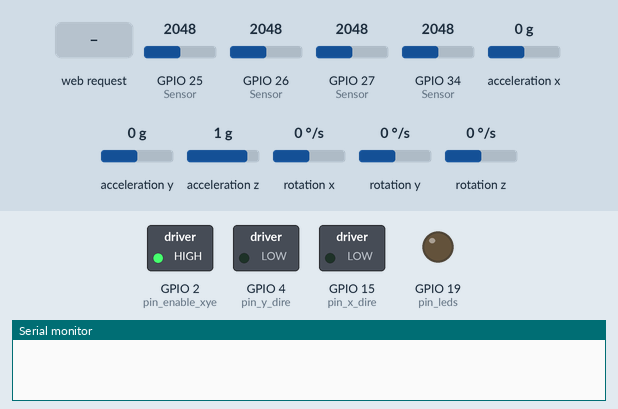
A sketch run on a simulated ESP32. On the bench: switched loads named in the sketch (green lamp = pin HIGH), output pins drawn as LEDs (lit = HIGH), the last lines printed to the serial monitor. Wiring (inferred from the names in the program): MPU-6050 motion sensor at I2C address 0x68. The test bench sets the inputs (shaded band); at power-on: GPIO 25 (Sensor) = 2048, GPIO 26 (Sensor) = 2048, GPIO 27 (Sensor) = 2048, GPIO 34 (Sensor) = 2048, acceleration x 0 g, acceleration y 0 g, acceleration z 1 g, rotation x 0 °/s, rotation y 0 °/s, rotation z 0 °/s. Pins used as bus, display or sensor lines are not drawn.

Above: at 3.0 s.
3.1 s: HTTP request GET /adelante received
At 4.3 s:
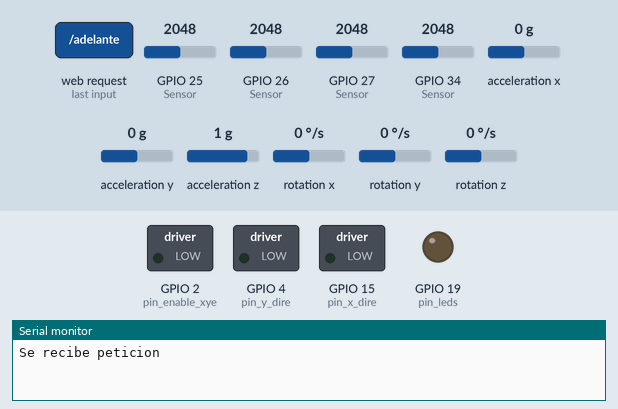
4.7 s: HTTP request GET /atras received
At 5.5 s:
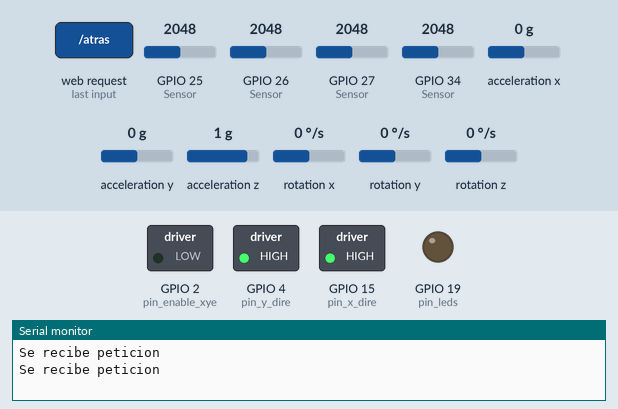
6.3 s: HTTP request GET /izquierda received
At 7.6 s:
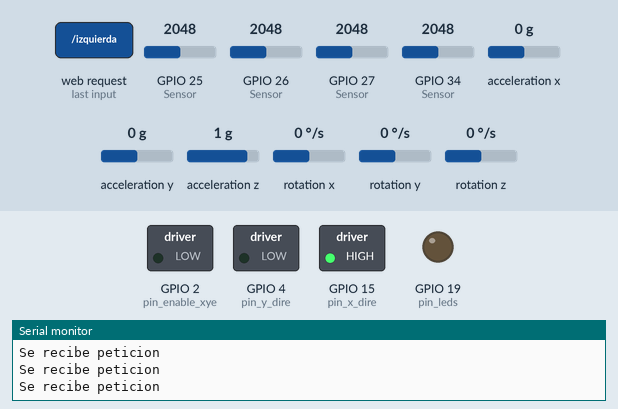
7.9 s: HTTP request GET /derecha received
At 8.3 s:
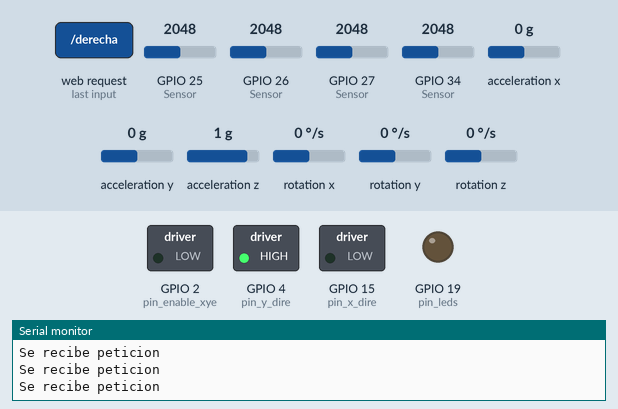
Timing chart, 0 to 24.0 s (numbered marks = the images above; inputs shaded):
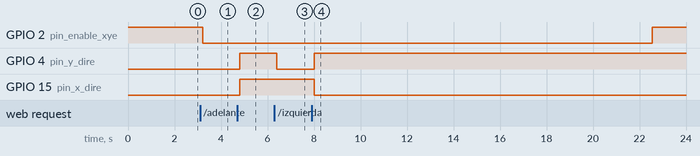

The sketch:

robotlimpiafondos.ino
```cpp
/**
  ******************************************************************************
  * @file    robotlimpiafondos.ino
  * @author  Turman Dreams
  * @brief   El firmware del robot limpiafondos
  ******************************************************************************
  * Empiezo a dar una descripción más detallada sin entrar en algoritmos
  * @attention
  * Es importante que sepas qué significa el anillo de leds NeoPixel
  *
  * Crea un servidor web con el que te comunicas con el dispotivo para realizar "acciones"
  * Se necesita un micro tope tocho tope fundente para poder darle matraca al código y que funcione
  ******************************************************************************
  */

#include <WiFi.h>
#include <Wire.h>
#include <Adafruit_NeoPixel.h>

#define pin_leds  19 // On Trinket or Gemma, suggest changing this to 1
#define numpixels  5 // Popular NeoPixel ring size

// TODO: explicar qué estás construyendo en este RAII
Adafruit_NeoPixel pixels(numpixels, pin_leds, NEO_GRB + NEO_KHZ800);

#define MPU 0x68

// TODO: Falta documentar, magic numbers, magic variables
int16_t ax = 0;
int16_t ay = 0;
int16_t az = 0;
int16_t gx = 0;
int16_t gy = 0;
int16_t gz = 0;

// Este es el valor de la temperatura (del agua, imagino) para poder saber de qué manera tenemos que proceder (imagino) con los motores del robot (imagino, again!)
int16_t temp = 0;

// Esta es la diferencia de tiempos. Es utilizada para el cálculo de X cosa que aún no tengo muy claro, pero que iré escudriñando conforme lea más abajo
int16_t dt = 0;

// Asumo, creo, espero, deseo que esto sea el tiempo previo utilizado para el cálculo de la diferencia de tiempos.
int16_t tiempo_prev = 0;


float girosc_ang_x; /*!< TODO: Me faltas tú para documentarte */
float girosc_ang_y; /*!< TODO: Me faltas tú para documentarte */
float girosc_ang_x_prev; /*!< TODO: Me faltas tú para documentarte */
float girosc_ang_y_prev; /*!< TODO: Me faltas tú para documentarte */

// :TODO: MOVER este montón de defines
#define pin_enable_xye 2


#define pin_x_dire 15
#define pin_x_step 13
#define pin_y_dire 4
#define pin_y_step 16

// TODO: Sería estupendosio y maravillosio decir por qué nos interesa (si usas wifi, está claro), pero no lo sabe quien ha leído hasta aquí sin haber tocado en su vida, jaja saludos, la librería wifi.h
const char* ssid = "robotlimpiafondos";
const char* password = "robotlimpiafondos";

// ¿Creando un servidor web? ¿POR QUÉ? ¿Y por qué en el 80?
// Se va a crear un servidor que http, por eso se usa el puerto 80
WiFiServer server(80);
WiFiClient client;


// Es una posición xD De una patata, de un pimiento, de un robot limpiapiscinas, de turman jugando con el codiguito... Posición xD
int posicion = 0;

// Igual que la posición, el ángulo del tomate, del pimiento, de turman, de... xD
int angulo = 0;

// TODO RISKY: No usar variables con una única letra
int i = 0;

// El ruido del giroscopio en el eje Z
int gzruido = 0;

// TODO RISKY: No usar variables con una única letra
String s = "";

// TODO: cambiar el nombre para dónde se mueve el motor -> sugerencia: direccion_movimiento_motores
int estadomotores = 0;

// El ciclista está jugando con los motores en la piscina haciendo chop chop. No sé qué hace esto, jaja saludos.
int contadormotores = 0;

// Una rutina para ponerte fuerte, seas chico o chica. (P90x, P90y? ? ? ? ? ? ? ? ? ? ? ? ? )
int px = 0;
int py = 0;

// Llega mi intelecto a descubrir que hay 4 sensores. Parece que se pueden utilizar... de algún modo
int sensor_delantero = 0;
int sensor_trasero = 0;
int sensor_izquierdo = 0;
int sensor_derecho = 0;


// TODO LISTO: No tan listo!
// Quitar espacios al final de la línea
// Quitar código comentado
void cerrarcliente(){
  client.flush();
  client.stop();
//  client.stopAll();
}

void cerrarconexiones() {
  bool cliente = true;

  while ( cliente ) {
    delay( 100 );
    client = server.available();
    cliente = false;

    if ( client ) {
      if ( client.connected() ) {
        if ( client.available() ) {
            cliente = true;
            cerrarcliente();
        }
      }
    }
  }
}

void enviavalores() {
    s = "";
    s += ax;                   s+=";";
    s += ay;                   s+=";";
    s += az;                   s+=";";
    s += temp;                 s+=";";
    s += angulo;               s+=";";
    s += px;                   s+=";";
    s += py;                   s+=";";
    s += sensor_delantero;     s+=";";
    s += sensor_derecho;       s+=";";
    s += sensor_trasero;       s+=";";
    s += sensor_izquierdo;     s+=";";

    client.print(s);
}


void clienteweb() {

  Serial.println("Se recibe peticion");

  String req;
  int contador=0;
  while(!client.connected()) {delay(1);contador++;if(contador>1000){return;}}
  contador=0;
  while(!client.available()) {delay(1);contador++;if(contador>1000){return;}}

  char c;
  do{
    c = client.read();
    req+=c;
  }while(c!='\n');


  if(req.indexOf("/adelante")!=-1){
      contadormotores=0;
      estadomotores=1;
      enviavalores();

  }else if(req.indexOf("/atras")!=-1){

      contadormotores=0;
      estadomotores=2;
      enviavalores();

  }else if(req.indexOf("/izquierda")!=-1){

      contadormotores=0;
      estadomotores=3;
      enviavalores();

  }else if(req.indexOf("/derecha")!=-1){

      contadormotores=0;
      estadomotores=4;
      enviavalores();

  }else if(req.indexOf("/actualiza")!=-1){

      enviavalores();

  }else if (req.indexOf("/ ")!=-1){

    s=F("<html>\n\n<head><meta http-equiv='Content-Type' content='text/html;charset=UTF-8'><title id='titulo'>ROBOT LIMPIAFONDOS TURMANDREAMS</title>\n<script type='text/javascript'>\n\nvar isMobile={\nmobilecheck : function(){\nreturn(/(android|bb\\d+|meego).+mobile|avantgo|bada\\/|blackberry|blazer|compal|elaine|fennec|hiptop|iemobile|ip(hone|od)|iris|kindle|lge |maemo|midp|mmp|netfront|opera m(ob|in)i|palm( os)?|phone|p(ixi|re)\\/|plucker|pocket|psp|series(4|6)0|symbian|treo|up\\.(browser|link)|vodafone|wap|wis (ce|phone)|xda|xkno|android|ipad|playbook|silk/i.test(navigator.userAgent||navigator.vendor||wi.opera)||/1207|6310|6590|3gso|4thp|50[1-6]i|770s|802s|a wa|abac|ac(er|oo|s\\-)|ai(ko|rn)|al(av|ca|co)|amoi|an(ex|ny|yw)|aptu|ar(ch|go)|as(te|us)|attw|au(di|\\-m|r |s )|avan|be(ck|ll|nq)|bi(lb|rd)|bl(ac|az)|br(e|v)w|bumb|bw\\-(n|u)|c55\\/|capi|ccwa|cdm\\-|cell|chtm|cldc|cmd\\-|co(mp|nd)|craw|da(it|ll|ng)|dbte|dc\\-s|devi|dica|dmob|do(c|p)o|ds(12|\\-d)|el(49|ai)|em(l2|ul)|er(ic|k0)|esl8|ez([4-7]0|os|wa|ze)|fetc|fly(\\-|_)|g1 u|g560|gene|gf\\-5|g\\-mo|go(\\.w|od)|gr(ad|un)|haie|hcit|hd\\-(m|p|t)|hei\\-|hi(pt|ta)|hp( i|ip)|hs\\-c|ht(c(\\-| |_|a|g|p|s|t)|tp)|hu(aw|tc)|i\\-(20|go|ma)|i230|iac( |\\-|\\/)|ibro|idea|ig01|ikom|im1k|inno|ipaq|iris|ja(t|v)a|jbro|jemu|jigs|kddi|keji|kgt( |\\/)|klon|kpt |kwc\\-|kyo(c|k)|le(no|xi)|lg( g|\\/(k|l|u)|50|54|\\-[a-w])|libw|lynx|m1\\-w|m3ga|m50\\/|ma(te|ui|xo)|mc(01|21|ca)|m\\-cr|me(rc|ri)|mi(o8|oa|ts)|mmef|mo(01|02|bi|de|do|t(\\-| |o|v)|zz)|mt(50|p1|v )|mwbp|mywa|n10[0-2]|n20[2-3]|n30(0|2)|n50(0|2|5)|n7(0(0|1)|10)|ne((c|m)\\-|on|tf|wf|wg|wt)|nok(6|i)|nzph|o2im|op(ti|wv)|oran|owg1|p800|pan(a|d|t)|pdxg|pg(13|\\-([1-8]|c))|phil|pire|pl(ay|uc)|pn\\-2|po(ck|rt|se)|prox|psio|pt\\-g|qa\\-a|qc(07|12|21|32|60|\\-[2-7]|i\\-)|qtek|r380|r600|raks|rim9|ro(ve|zo)|s55\\/|sa(ge|ma|mm|ms|ny|va)|sc(01|h\\-|oo|p\\-)|sdk\\/|se(c(\\-|0|1)|47|mc|nd|ri)|sgh\\-|shar|sie(\\-|m)|sk\\-0|sl(45|id)|sm(al|ar|b3|it|t5)|so(ft|ny)|sp(01|h\\-|v\\-|v )|sy(01|mb)|t2(18|50)|t6(00|10|18)|ta(gt|lk)|tcl\\-|tdg\\-|tel(i|m)|tim\\-|t\\-mo|to(");client.print(s);
    s=F("pl|sh)|ts(70|m\\-|m3|m5)|tx\\-9|up(\\.b|g1|si)|utst|v400|v750|veri|vi(rg|te)|vk(40|5[0-3]|\\-v)|vm40|voda|vulc|vx(52|53|60|61|70|80|81|83|85|98)|w3c(\\-| )|webc|whit|wi(g |nc|nw)|wmlb|wonu|x700|yas\\-|your|zeto|zte\\-/i.test((navigator.userAgent||navigator.vendor||wi.opera).substr(0,4)))\n}\n}\n\n\nvar movil=false;\nvar firefox=false;\nvar wtx=0;\nvar wty=0;\n\nvar xc=0;\nvar xy=0;\n\nvar xc2=0;\nvar xy2=0;\n\nvar px=0;\nvar py=0;\n\nvar pwtx=0;\n\nvar wi=window;\n\nvar rx;\nvar gx;\nvar bx;\n\nvar rr=128;\nvar gg=128;\nvar bb=128;\n\nvar R=0;\n\nvar sz;\n\nvar moviendo=false;\nvar rpulsado=false;\n\nvar posicionrobotx=0;\nvar posicionroboty=0;\n\nvar X = 0;\nvar Y = 0;\nvar R = 0;\nvar ap = 0;\nvar af = 0;\n\nvar Xap = X+R * Math.cos(ap);var Yap = Y+R * Math.sin(ap);\n\nvar parpadeo=true;\n\nvar contador=0;\n\nfunction dg(z){return document.getElementById(z);}\n\nfunction init(fps){\n    \nvar navegador=navigator.userAgent;\nvar nav=navegador.toLowerCase(); \n\nif(nav.indexOf('firefox')!=-1){firefox=true;}\n\nmovil=isMobile.mobilecheck();\n\nc=dg('c');\n\nif(!firefox){\nc.addEventListener('touchstart',rp,false);\nc.addEventListener('touchmove',rm,false);\nc.addEventListener('touchend',rpu,false);\n}\n\nc.addEventListener('mousedown',rp,false);\nc.addEventListener('mousemove',rm,false);\nc.addEventListener('mouseup',rpu,false);\n\n\na();\n\n\nif(c.getContext){\ng=c.getContext('2d');g.canvas.width=xc;g.canvas.height=yc;\nsetInterval(upd,300);\n    }\n\nrx=xc/2;\ngx=xc/2;\nbx=xc/2;\n\n\nR=xc/100;\n}\n\nfunction get(peticion){\n\npx=0;py=0;\nip=location.host;\n\nif(wi.XMLHttpRequest){xmlhttp=new XMLHttpRequest();}\nelse{xmlhttp=new ActiveXObject('Microsoft.XMLHTTP');}\n\nxmlhttp.onreadystatechange=function(){\nif(xmlhttp.responseText!='' && xmlhttp.readyState==4 && xmlhttp.status==200){\ndatorecogido=xmlhttp.responseText;\n\n///debemos procesar los datos para poder actualizar los valores.\n\n//alert(datorecogido);\n\n}else if(xmlhttp.status==404){alert('FALLO COMUNICACION !!');}\n}\n\n//alert(peticion);\n\nxmlhttp.open('G");client.print(s);
    s=F("ET','http://'+ip+'/'+peticion,true);\nxmlhttp.send();\n\n\n}\n\nfullscreen = function(e){\n      if (e.webkitRequestFullScreen) {e.webkitRequestFullScreen();}\n  else if(e.mozRequestFullScreen) {e.mozRequestFullScreen();}\n}\n\nfunction mm(e){\nif((movil)&&(!firefox)){\npx=e.touches[0].pageX-pwtx;\npy=e.touches[0].pageY-7;\n}else{\npx=e.clientX-pwtx;\npy=e.clientY+wi.scrollY-7;\n}\n}\n\nfunction rpu(e){ px=0;py=0;rpulsado=false;upd();}\n\nfunction rp(e){ mm(e);rpulsado=true;contador=0;upd();}\n\nfunction rm(e){\nif(rpulsado) {\nmoviendo=true;\nmm(e);upd();\nmoviendo=false;\n}\n}\n\nfunction a(){\n\nif((wtx!=wi.innerWidth)||(wty!=wi.innerHeight)){\n\nwtx=wi.innerWidth;\nwty=wi.innerHeight;\n\nxc=wtx*0.98;\nyc=wty*0.97;\n\npwtx=((wtx-xc)/2);\n\nc.style.left=pwtx;\nc.width=xc;c.height=yc;\n\n}\n\n\n}\n\nfunction gb(){g.beginPath();}\nfunction gf(){g.fill();}\nfunction gc(){g.closePath();}\nfunction gs(){g.stroke();}\nfunction gm(x,y){g.moveTo(x,y);}\nfunction gl(x,y){g.lineTo(x,y);}\nfunction gsensor(){gm(X,Y);g.lineTo(Xap,Yap);g.arc(X,Y,R,ap,af);g.closePath();}\n\nfunction r(v,x,y,tx,ty){gb();g.rect(x,y,tx,ty);g.fillStyle=v;gf();g.lineWidth=2;g.strokeStyle='black';gs();gc();}\n\n\nfunction upd(){\n\n\ncontador++;\n\nif(contador>3) { contador=0; get('actualiza'); }\n\na();\nr('#DDDDDD',0,0,xc,yc);\nr('#000000',px,py,2,2);\ngf();\ngs();\ngc();\n\n\n//pintamos donde creemos que está el robot\n\nposicionrobotx=Math.random() * ((xc*60/100) - (xc*40/100)) + (xc*40/100);\nposicionroboty=Math.random() * ((yc*60/100) - (yc*40/100)) + (yc*40/100);\n\n\n///Sensor de Inclinación\n\nvar inclinacionx='Inclinacion X : 20';\nvar inclinaciony='Inclinacion Y : 20';\nvar inclinacionz='Inclinacion Z : 2000';\nvar brujula='Brujula : 90 Grados';\nvar temperatura='Temp : 20 Grados';\n\ngb();\nr('#FFFFFF',(xc*10)/1000,(yc*20)/1000,(xc*220)/1000,(yc*300)/1000);\ngf();\ngs();\ngc();\n\ngb();\nsz=xc/50;\ng.fillStyle = '#000000';\ng.font='bold '+sz+'px Arial';\ng.fillText(inclinacionx,((xc*25)/1000),(yc*8)/");client.print(s);
    s=F("100);\ng.fillText(inclinaciony,((xc*25)/1000),(yc*13)/100);\ng.fillText(inclinacionz,((xc*25)/1000),(yc*18)/100);\ng.fillText(brujula,((xc*25)/1000),(yc*23)/100);\ng.fillText(temperatura,((xc*25)/1000),(yc*28)/100);\ngf();\ngs();\n\n\n///Mensajes Importantes\n\nvar mensaje='Funcionando correctamente !!';\n\ngb();\nr('#FFFFFF',(xc*630)/1000,(yc*20)/1000,(xc*300)/1000,(yc*200)/1000);\ngf();\ngs();\ngc();\n\nif(parpadeo) {\n\ngb();\nsz=xc/60;\ng.fillStyle = '#000000';\ng.font='bold '+sz+'px Arial';\ng.fillText(mensaje,((xc*650)/1000),(yc*13)/100);\ngf();\ngs();\n\n}\nparpadeo=!parpadeo;\n\n\n//Dibujamos piscina y posicion estimada robot\n\ngb();\nr('#DDDDFF',xc/4,yc/4,xc/2,yc/2);\ngf();\ngs();\ngc();\n\n\ngb();\ng.strokeStyle = '#006400';\ng.fillStyle = '#ffdd0a';\ng.lineWidth = 5;\ng.arc(posicionrobotx,posicionroboty,xc/50,0,2*Math.PI);\ngf();\ngs();\n\ngb();\nsz=xc/50;\ng.fillStyle = '#000000';\ng.font='bold '+sz+'px Arial';\ng.fillText('R',posicionrobotx-(xc/150),posicionroboty+(yc/100));\ngf();\ngs();\n\n\n\n//Sensores\n\nR+=xc/100;\n\nif(R>xc/20) { R=xc/100;}\n\n//Sensor arriba\n\ngb();\nX = xc/2;Y = (yc*15)/100;\n\nap = (Math.PI / 180) * 240;af = (Math.PI / 180) * 300;\n\nXap = X+R * Math.cos(ap);Yap = Y+R * Math.sin(ap);\n\ng.fillStyle = '#abcdef';g.strokeStyle = '#1E90FF';\ng.lineWidth = 5;\ngsensor();\ngf();\ngs();\n\ngb();\nsz=xc/50;\ng.fillStyle = '#000000';\ng.font='bold '+sz+'px Arial';\ng.fillText('2500',xc/2-(xc/45),(yc*15)/100+(yc/30));\ngf();\ngs();\n\n\n//Sensor abajo\n\ngb();\nX = xc/2;Y = (yc*85)/100;\n\nap = (Math.PI / 180) * 60;af = (Math.PI / 180) * 120;\n\nXap = X+R * Math.cos(ap);Yap = Y+R * Math.sin(ap);\n\ng.fillStyle = '#abcdef';g.strokeStyle = '#1E90FF';\ng.lineWidth = 5;\ngsensor();\ngf();\ngs();\n\ngb();\nsz=xc/50;\ng.fillStyle = '#000000';\ng.font='bold '+sz+'px Arial';\ng.fillText('2500',xc/2-(xc/45),(yc*85)/100-(yc/200));\ngf();\ngs();\n\n//Sensor izquierdo\n\ngb();\nX = (xc*10)/100;Y = yc/2;\n\nap = (Math.PI / 180) * 150;af = (Math.PI / 180) * ");client.print(s);
    s=F("210;\n\nXap = X+R * Math.cos(ap);Yap = Y+R * Math.sin(ap);\n\ng.fillStyle = '#abcdef';g.strokeStyle = '#1E90FF';\ng.lineWidth = 5;\ngsensor();\ngf();\ngs();\n\ngb();\nsz=xc/50;\ng.fillStyle = '#000000';\ng.font='bold '+sz+'px Arial';\ng.fillText('2500',((xc*105)/1000),(yc*51)/100);\ngf();\ngs();\n\n\n//Sensor derecho\n\ngb();\nX = (xc*90)/100;Y = yc/2;\n\nap = (Math.PI / 180) * 330;af = (Math.PI / 180) * 30;\n\nXap = X+R * Math.cos(ap);Yap = Y+R * Math.sin(ap);\n\ng.fillStyle = '#abcdef';g.strokeStyle = '#1E90FF';\ng.lineWidth = 5;\ngsensor();\ngf();\ngs();\n\ngb();\nsz=xc/50;\ng.fillStyle = '#000000';\ng.font='bold '+sz+'px Arial';\ng.fillText('2500',((xc*850)/1000),(yc*51)/100);\ngf();\ngs();\n\n\n//Controles de dirección\n\ngb();\nr('#FFFFFF',(xc*85)/1000,(yc*600)/1000,xc/15,yc/7);//Flecha arriba\ngf();\ngs();\n\nif(rpulsado) {\n\nif((px>((xc*85)/1000))&&(px<(((xc*85)/1000)+(xc/15)))) {\nif((py>((yc*600)/1000))&&(py<(((yc*600)/1000)+(yc/7)))) {\n\nrpulsado=false;\n//se ha pulsado arriba\n\nget('adelante');\n\n//alert('arriba');\n}\n}\n}\n\n\ngb();\ng.lineWidth = 5;\ng.strokeStyle = '#000000';\ng.fillStyle = '#0000FF';\ng.moveTo((xc*120)/1000,(yc*610)/1000);\ng.lineTo((xc*90)/1000,(yc*725)/1000);\ng.lineTo((xc*145)/1000,(yc*725)/1000);\ng.lineTo((xc*120)/1000,(yc*610)/1000);\ngf();\ngs();\n\n\ngb();\nr('#FFFFFF',(xc*85)/1000,(yc*800)/1000,xc/15,yc/7);//Flecha abajo\ngf();\ngs();\n\nif(rpulsado) {\n\nif((px>((xc*85)/1000))&&(px<(((xc*85)/1000)+(xc/15)))) {\nif((py>((yc*800)/1000))&&(py<(((yc*800)/1000)+(yc/7)))) {\n\n//se ha pulsado abajo\nrpulsado=false;\nget('atras');\n\n//alert('abajo');\n}\n}\n}\n\ngb();\ng.lineWidth = 5;\ng.strokeStyle = '#000000';\ng.fillStyle = '#0000FF';\ng.moveTo((xc*120)/1000,(yc*935)/1000);\ng.lineTo((xc*90)/1000,(yc*815)/1000);\ng.lineTo((xc*145)/1000,(yc*815)/1000);\ng.lineTo((xc*120)/1000,(yc*935)/1000);\ngf();\ngs();\n\n\ngb();\nr('#FFFFFF',(xc*800)/1000,(yc*700)/1000,xc/15,yc/7);//Flecha izquierda");client.print(s);
    s=F("\ngf();\ngs();\n\nif(rpulsado) {\n\nif((px>((xc*800)/1000))&&(px<(((xc*800)/1000)+(xc/15)))) {\nif((py>((yc*700)/1000))&&(py<(((yc*700)/1000)+(yc/7)))) {\n\n//se ha pulsado izquierda\nrpulsado=false;\nget('izquierda');\n\n//alert('izquierda');\n}\n}\n}\n\ngb();\ng.lineWidth = 5;\ng.strokeStyle = '#000000';\ng.fillStyle = '#0000FF';\ng.moveTo((xc*805)/1000,(yc*770)/1000);\ng.lineTo((xc*860)/1000,(yc*710)/1000);\ng.lineTo((xc*860)/1000,(yc*830)/1000);\ng.lineTo((xc*805)/1000,(yc*770)/1000);\ngf();\ngs();\n\n\ngb();\nr('#FFFFFF',(xc*900)/1000,(yc*700)/1000,xc/15,yc/7);//Flecha derecha\ngf();\ngs();\n\nif(rpulsado) {\n\nif((px>((xc*900)/1000))&&(px<(((xc*900)/1000)+(xc/15)))) {\nif((py>((yc*700)/1000))&&(py<(((yc*700)/1000)+(yc/7)))) {\n\n//se ha pulsado derecha\nrpulsado=false;\nget('derecha');\n\n//alert('derecha');\n}\n}\n}\n\ngb();\ng.lineWidth = 5;\ng.strokeStyle = '#000000';\ng.fillStyle = '#0000FF';\ng.moveTo((xc*963)/1000,(yc*770)/1000);\ng.lineTo((xc*905)/1000,(yc*710)/1000);\ng.lineTo((xc*905)/1000,(yc*830)/1000);\ng.lineTo((xc*963)/1000,(yc*770)/1000);\ngf();\ngs();\n\n\n}\n\n</script></head><body onload='init(30)' id='bodi' style='overflow-y:hidden;overflow-x:hidden'>\n<center><canvas id='c' tabindex='0' style='border:1px solid #000000;'></canvas></center></body></html>");client.print(s);


  }else{
    s=F("<html><body><center><img src='http://www.turmandreams.es/3dprinter/logo.gif' /></center></body></html>");client.print(s);
  }

  client.print("\r\n\r\n");


  s=F("");
  cerrarconexiones();

  //Serial.println(gcode);


}

void updateGiro()
{
   dt = millis() - tiempo_prev;
   tiempo_prev = millis();
   girosc_ang_x = (gx / 131)*dt / 1000.0 + girosc_ang_x_prev;
   girosc_ang_y = (gy / 131)*dt / 1000.0 + girosc_ang_y_prev;
   girosc_ang_x_prev = girosc_ang_x;
   girosc_ang_y_prev = girosc_ang_y;
}


void leempu6050() {

  Wire.beginTransmission( MPU );
  Wire.write( 0x3B ); //Pedir el registro 0x3B - corresponde al AcX
  Wire.endTransmission( false );
  Wire.requestFrom( MPU, 14, true ); //A partir del 0x3B, se piden 6 registros
  while ( Wire.available() < 14 );

  ax   = Wire.read() << 8 | Wire.read(); //Cada valor ocupa 2 registros
  ay   = Wire.read() << 8 | Wire.read();
  az   = Wire.read() << 8 | Wire.read();

  temp = Wire.read() << 8 | Wire.read();

  gx   = Wire.read() << 8 | Wire.read(); //Cada valor ocupa 2 registros
  gy   = Wire.read() << 8 | Wire.read();
  gz   = Wire.read() << 8 | Wire.read();

  //int gz2=gz-gzruido;

  //Serial.println(gz2);

  String cadena = "";
  cadena += ax; cadena += ";";
  cadena += ay; cadena += ";";

  //Serial.println(cadena);

  int posicion2 = 0;
  if      ( ay < -200 ) { posicion2 = 1; }
  else if ( ay >  200 ) { posicion2 = 2; }
  else if ( ax < -200 ) { posicion2 = 3; }
  else if ( ax >  200 ) { posicion2 = 4; }
  else                  { posicion2 = 0; }
/*
  if(posicion2!=posicion) {
    pixels.clear();

      for(i=0;i<numpixels;i++) {
        pixels.setPixelColor(i,pixels.Color(0,0,200));
    }


    if(posicion2==1) { pixels.setPixelColor(0,pixels.Color(200,0,0)); }
    else if(posicion2==2) { pixels.setPixelColor(2,pixels.Color(200,0,0)); }
    else if(posicion2==3) { pixels.setPixelColor(1,pixels.Color(200,0,0)); }
    else if(posicion2==4) { pixels.setPixelColor(3,pixels.Color(200,0,0)); }
    else { pixels.setPixelColor(4,pixels.Color(200,0,0)); }

    pixels.show();
  }
  posicion=posicion2;
  */
}

void setup() {

   Serial.begin(115200);

   pinMode (pin_leds,OUTPUT);

   pinMode (pin_enable_xye,OUTPUT);
   digitalWrite(pin_enable_xye,HIGH);

   pinMode(pin_x_step,OUTPUT);
   pinMode(pin_x_dire,OUTPUT);

   pinMode(pin_y_step,OUTPUT);
   pinMode(pin_y_dire,OUTPUT);

   WiFi.softAP(ssid, password);        //Start Acces point mode
  // WiFi.softAPConfig(local_ip, gateway, subnet);
   delay(500);

   server.setNoDelay(true);
   server.begin();


   Wire.begin(21,22);

   Wire.beginTransmission(MPU);
   Wire.write(0x6B);
   Wire.write(0);
   Wire.endTransmission(true);

   Wire.beginTransmission(MPU);
   Wire.write(0x19);   //Sample Rate
   Wire.write(0x00);   //  8000 / 1 + 0
   Wire.endTransmission(true);

   Wire.beginTransmission(MPU);
   Wire.write(0x1C);   //Setting Accel
   Wire.write(0x18);      //  + / - 16g
   Wire.endTransmission(true);

   delay(200);

   gz=0;
   for(i=0;i<100;i++){
      leempu6050();
      gzruido+=gz;
      delay(10);
   }
   gzruido=gzruido/100;

 //  delay(500);

  pixels.clear();


  for(i=0;i<numpixels;i++) {
      pixels.setPixelColor(i,pixels.Color(0,0,200));
  }

  pixels.show();

}


void loop() {


  client = server.available();
  if (client) {  //Si hay petición del cliente
        clienteweb();
  }


  //probamos motores
  contadormotores++;
  if(contadormotores>1000) { contadormotores=0;estadomotores=0; }

  if(estadomotores==0) { digitalWrite(pin_enable_xye,HIGH); }
  else { digitalWrite(pin_enable_xye,LOW); }

  if(estadomotores==1) {
    digitalWrite(pin_x_dire,LOW);
    digitalWrite(pin_y_dire,LOW);
  }else if(estadomotores==2) {
    digitalWrite(pin_x_dire,HIGH);
    digitalWrite(pin_y_dire,HIGH);
  }else if(estadomotores==3) {
    digitalWrite(pin_x_dire,HIGH);
    digitalWrite(pin_y_dire,LOW);
  }else if(estadomotores==4) {
    digitalWrite(pin_x_dire,LOW);
    digitalWrite(pin_y_dire,HIGH);
  }


  /*
  pixels.clear();
  delay(10);

  for(i=0;i<numpixels;i++) {
      pixels.setPixelColor(i,pixels.Color(0,0,200));
  }
    */

  leempu6050();

  //pixels.show();

  //delay(10);


  sensor_izquierdo=analogRead(27); // Sensor Izquierda

  sensor_trasero=analogRead(26); // Sensor Atras

  sensor_derecho=analogRead(25); // Sensor Derecha

  sensor_delantero=analogRead(34); // Sensor Adelante


  //Mueve los motores y produce un delay de unos 10 ms

   for(i=0;i<24;i++) { //12800
    digitalWrite(pin_x_step, HIGH);
    digitalWrite(pin_y_step, HIGH);
    delayMicroseconds(200);
    digitalWrite(pin_x_step, LOW);
    digitalWrite(pin_y_step, LOW);
    delayMicroseconds(200);
    yield();
  }

}
```

Measured:
- after the input at 3.1 s, GPIO 2 (pin_enable_xye): HIGH → LOW after 0.11 s
- after the input at 4.7 s, GPIO 4 (pin_y_dire), GPIO 15 (pin_x_dire): LOW → HIGH after 0.10 s
- after the input at 6.3 s, GPIO 4 (pin_y_dire): HIGH → LOW after 0.10 s
- after the input at 7.9 s, GPIO 2 (pin_enable_xye): LOW → HIGH after 14.6 s instead of 13.0 s; GPIO 4 (pin_y_dire): LOW → HIGH after 0.11 s; GPIO 15 (pin_x_dire): HIGH → LOW after 0.11 s
